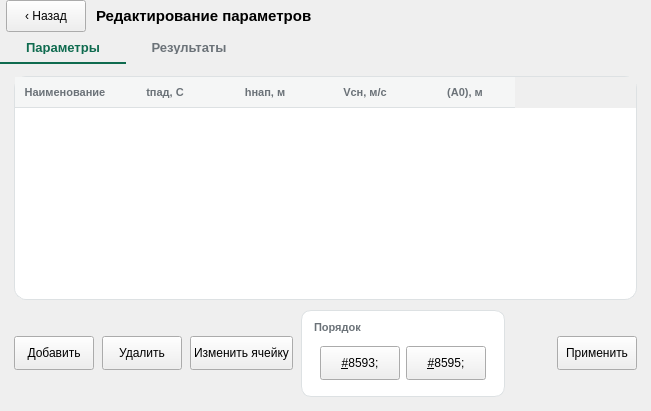
     <widget class="QWidget" name="pageEditMode">
      <layout class="QVBoxLayout" name="verticalLayoutEdit">
       <property name="spacing">
        <number>0</number>
       </property>
       <property name="leftMargin">
        <number>0</number>
       </property>
       <property name="topMargin">
        <number>0</number>
       </property>
       <property name="rightMargin">
        <number>0</number>
       </property>
       <property name="bottomMargin">
        <number>0</number>
       </property>
       <item>
        <layout class="QHBoxLayout" name="editHeaderLayout">
         <property name="leftMargin">
          <number>6</number>
         </property>
         <item>
          <widget class="QPushButton" name="btnEditClose">
           <property name="minimumSize">
            <size>
             <width>80</width>
             <height>32</height>
            </size>
           </property>
           <property name="text">
            <string>‹ Назад</string>
           </property>
          </widget>
         </item>
         <item>
          <widget class="QLabel" name="lblEditTitle">
           <property name="styleSheet">
            <string notr="true">font-size: 11pt; font-weight: bold; padding-left: 6px;</string>
           </property>
           <property name="text">
            <string>Редактирование параметров</string>
           </property>
          </widget>
         </item>
         <item>
          <spacer name="editHeaderSpacer">
           <property name="orientation">
            <enum>Qt::Horizontal</enum>
           </property>
           <property name="sizeHint" stdset="0">
            <size>
             <width>40</width>
             <height>20</height>
            </size>
           </property>
          </spacer>
         </item>
        </layout>
       </item>
       <item>
        <widget class="QTabWidget" name="tabWidgetEdit">
         <property name="styleSheet">
          <string notr="true">QTabWidget::pane { border: none; }
QTabBar::tab { background: transparent; padding: 8px 18px; min-width: 90px; font-size: 10pt; font-weight: 600; color: #6B7278; border-bottom: 2px solid transparent; }
QTabBar::tab:selected { color: #0F6B4F; border-bottom: 2px solid #0F6B4F; }</string>
         </property>
         <widget class="QWidget" name="tabEditInitialData">
          <attribute name="title">
           <string>Параметры</string>
          </attribute>
          <layout class="QVBoxLayout" name="verticalLayoutEditInitial">
           <property name="spacing">
            <number>10</number>
           </property>
           <property name="leftMargin">
            <number>14</number>
           </property>
           <property name="topMargin">
            <number>12</number>
           </property>
           <property name="rightMargin">
            <number>14</number>
           </property>
           <property name="bottomMargin">
            <number>14</number>
           </property>
           <item>
            <widget class="QTableWidget" name="tableEditParams">
             <property name="minimumSize">
              <size>
               <width>0</width>
               <height>220</height>
              </size>
             </property>
             <property name="styleSheet">
              <string notr="true">QTableWidget { border: 1px solid #DDE1E3; border-radius: 12px; font-size: 9.5pt; background: #fff; }
QHeaderView::section { background-color: #F5F6F6; border: none; border-bottom: 1px solid #DDE1E3; padding: 6px; font-size: 8.5pt; color: #6B7278; font-weight: 600; }</string>
             </property>
             <column>
              <property name="text">
               <string>Наименование</string>
              </property>
             </column>
             <column>
              <property name="text">
               <string>tпад, C</string>
              </property>
             </column>
             <column>
              <property name="text">
               <string>hнап, м</string>
              </property>
             </column>
             <column>
              <property name="text">
               <string>Vсн, м/с</string>
              </property>
             </column>
             <column>
              <property name="text">
               <string>(A0), м</string>
              </property>
             </column>
            </widget>
           </item>
           <item>
            <layout class="QHBoxLayout" name="editToolbarLayout">
             <property name="spacing">
              <number>8</number>
             </property>
             <item>
              <widget class="QPushButton" name="btnTableAdd">
               <property name="minimumSize">
                <size>
                 <width>0</width>
                 <height>34</height>
                </size>
               </property>
               <property name="text">
                <string>Добавить</string>
               </property>
              </widget>
             </item>
             <item>
              <widget class="QPushButton" name="btnTableDelete">
               <property name="minimumSize">
                <size>
                 <width>0</width>
                 <height>34</height>
                </size>
               </property>
               <property name="text">
                <string>Удалить</string>
               </property>
              </widget>
             </item>
             <item>
              <widget class="QPushButton" name="btnTableEdit">
               <property name="minimumSize">
                <size>
                 <width>0</width>
                 <height>34</height>
                </size>
               </property>
               <property name="text">
                <string>Изменить ячейку</string>
               </property>
              </widget>
             </item>
             <item>
              <widget class="QFrame" name="groupBox">
               <property name="styleSheet">
                <string notr="true">QFrame#groupBox { background-color: #FFFFFF; border: 1px solid #DDE1E3; border-radius: 10px; }</string>
               </property>
               <property name="frameShape">
                <enum>QFrame::NoFrame</enum>
               </property>
               <layout class="QVBoxLayout" name="groupBoxOuterLayout">
                <property name="spacing">
                 <number>8</number>
                </property>
                <property name="leftMargin">
                 <number>12</number>
                </property>
                <property name="topMargin">
                 <number>10</number>
                </property>
                <property name="rightMargin">
                 <number>12</number>
                </property>
                <property name="bottomMargin">
                 <number>10</number>
                </property>
                <item>
                 <widget class="QLabel" name="groupBoxTitle">
                  <property name="styleSheet">
                   <string notr="true">font-size: 8pt; text-transform: uppercase; color: #6B7278; font-weight: 700; border: none; background: transparent;</string>
                  </property>
                  <property name="text">
                   <string>Порядок</string>
                  </property>
                 </widget>
                </item>
                <item>
                 <layout class="QHBoxLayout" name="horizontalLayoutOrder">
                  <property name="spacing">
                   <number>6</number>
                  </property>
                  <property name="leftMargin">
                   <number>6</number>
                  </property>
                  <property name="topMargin">
                   <number>4</number>
                  </property>
                  <property name="rightMargin">
                   <number>6</number>
                  </property>
                  <property name="bottomMargin">
                   <number>6</number>
                  </property>
                  <item>
                   <widget class="QPushButton" name="btnTableUp">
                    <property name="minimumSize">
                     <size>
                      <width>0</width>
                      <height>34</height>
                     </size>
                    </property>
                    <property name="text">
                     <string>&amp;#8593;</string>
                    </property>
                   </widget>
                  </item>
                  <item>
                   <widget class="QPushButton" name="btnTableDown">
                    <property name="minimumSize">
                     <size>
                      <width>0</width>
                      <height>34</height>
                     </size>
                    </property>
                    <property name="text">
                     <string>&amp;#8595;</string>
                    </property>
                   </widget>
                  </item>
                 </layout>
                </item>
               </layout>
              </widget>
             </item>
             <item>
              <spacer name="editToolbarSpacer">
               <property name="orientation">
                <enum>Qt::Horizontal</enum>
               </property>
               <property name="sizeHint" stdset="0">
                <size>
                 <width>40</width>
                 <height>20</height>
                </size>
               </property>
              </spacer>
             </item>
             <item>
              <widget class="QPushButton" name="btnTableApply">
               <property name="minimumSize">
                <size>
                 <width>0</width>
                 <height>34</height>
                </size>
               </property>
               <property name="text">
                <string>Применить</string>
               </property>
              </widget>
             </item>
            </layout>
           </item>
          </layout>
         </widget>
         <widget class="QWidget" name="tabEditResults">
          <attribute name="title">
           <string>Результаты</string>
          </attribute>
          <layout class="QVBoxLayout" name="verticalLayoutEditResults">
           <item>
            <widget class="QLabel" name="lblEditResultsPlaceholder">
             <property name="styleSheet">
              <string notr="true">color: #6B7278; font-size: 10pt;</string>
             </property>
             <property name="text">
              <string>Редактирование результатов пока недоступно</string>
             </property>
             <property name="alignment">
              <set>Qt::AlignCenter</set>
             </property>
            </widget>
           </item>
          </layout>
         </widget>
        </widget>
       </item>
      </layout>
     </widget>
